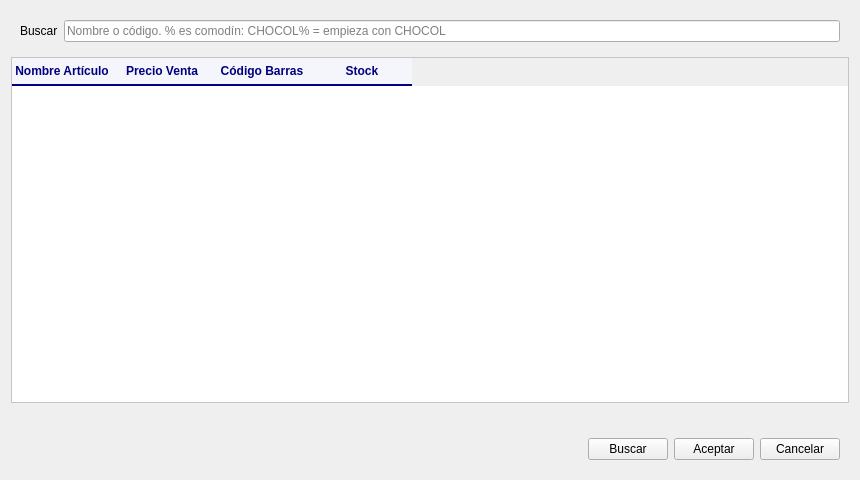
<?xml version="1.0" encoding="UTF-8"?>
<ui version="4.0">
 <class>ProductSearch</class>
 <widget class="QDialog" name="ProductSearch">
  <property name="geometry">
   <rect>
    <x>0</x>
    <y>0</y>
    <width>860</width>
    <height>480</height>
   </rect>
  </property>
  <property name="windowTitle">
   <string>Maestro de Artículos</string>
  </property>
  <property name="styleSheet">
   <string notr="true">QTableWidget { background: white; color: black; gridline-color: #dcdcdc; }
QTableWidget::item:selected { background: #e6ff8c; color: black; }
QHeaderView::section { background: #f4f6fb; color: #000080; font-weight: bold;
                       border: none; border-bottom: 2px solid #000080; padding: 4px; }</string>
  </property>
  <layout class="QVBoxLayout" name="verticalLayout">
   <item>
    <widget class="QFrame" name="frameSearch">
     <property name="frameShape">
      <enum>QFrame::Shape::NoFrame</enum>
     </property>
     <layout class="QHBoxLayout" name="horizontalLayout">
      <item>
       <widget class="QLabel" name="lbl_search">
        <property name="text">
         <string>Buscar</string>
        </property>
       </widget>
      </item>
      <item>
       <widget class="QLineEdit" name="txt_search">
        <property name="placeholderText">
         <string>Nombre o código. % es comodín: CHOCOL% = empieza con CHOCOL</string>
        </property>
       </widget>
      </item>
     </layout>
    </widget>
   </item>
   <item>
    <widget class="QTableWidget" name="table_products">
     <property name="editTriggers">
      <set>QAbstractItemView::EditTrigger::NoEditTriggers</set>
     </property>
     <property name="selectionMode">
      <enum>QAbstractItemView::SelectionMode::SingleSelection</enum>
     </property>
     <property name="selectionBehavior">
      <enum>QAbstractItemView::SelectionBehavior::SelectRows</enum>
     </property>
     <attribute name="verticalHeaderVisible">
      <bool>false</bool>
     </attribute>
     <column>
      <property name="text">
       <string>Nombre Artículo</string>
      </property>
     </column>
     <column>
      <property name="text">
       <string>Precio Venta</string>
      </property>
     </column>
     <column>
      <property name="text">
       <string>Código Barras</string>
      </property>
     </column>
     <column>
      <property name="text">
       <string>Stock</string>
      </property>
     </column>
    </widget>
   </item>
   <item>
    <widget class="QLabel" name="lbl_status">
     <property name="text">
      <string/>
     </property>
    </widget>
   </item>
   <item>
    <widget class="QFrame" name="frameButtons">
     <property name="frameShape">
      <enum>QFrame::Shape::NoFrame</enum>
     </property>
     <layout class="QHBoxLayout" name="horizontalLayout_2">
      <item>
       <spacer name="horizontalSpacer">
        <property name="orientation">
         <enum>Qt::Orientation::Horizontal</enum>
        </property>
        <property name="sizeHint" stdset="0">
         <size>
          <width>40</width>
          <height>20</height>
         </size>
        </property>
       </spacer>
      </item>
      <item>
       <widget class="QPushButton" name="push_search">
        <property name="text">
         <string>Buscar</string>
        </property>
        <property name="autoDefault">
         <bool>false</bool>
        </property>
       </widget>
      </item>
      <item>
       <widget class="QPushButton" name="push_accept">
        <property name="text">
         <string>Aceptar</string>
        </property>
        <property name="autoDefault">
         <bool>false</bool>
        </property>
       </widget>
      </item>
      <item>
       <widget class="QPushButton" name="push_cancel">
        <property name="text">
         <string>Cancelar</string>
        </property>
        <property name="autoDefault">
         <bool>false</bool>
        </property>
       </widget>
      </item>
     </layout>
    </widget>
   </item>
  </layout>
 </widget>
 <resources/>
 <connections/>
</ui>
